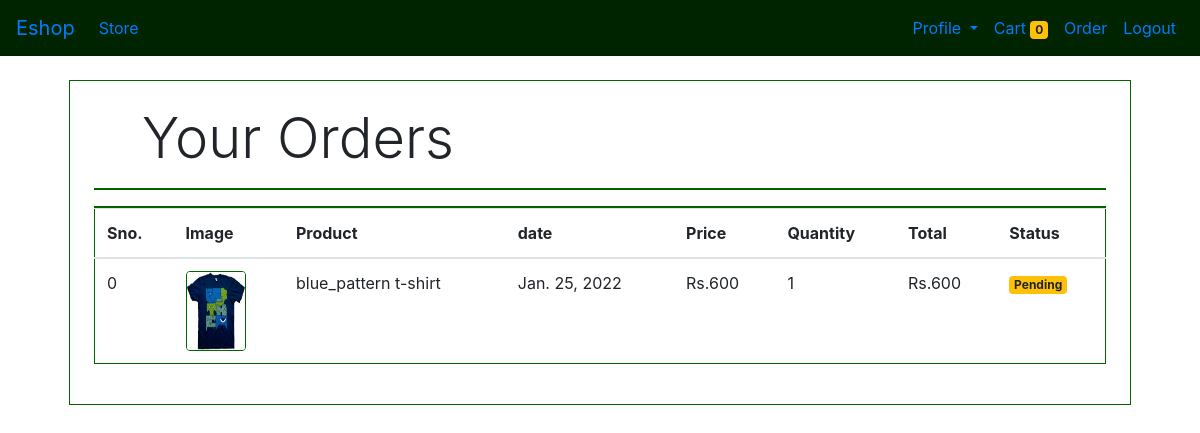
Screenshot of /orders (signed in) with the database file from the repository.
### store/models.py (models this page shows, shortened)
class Order(models.Model):
    product=models.ForeignKey(Product,on_delete=models.CASCADE)
    customer=models.ForeignKey(Customer,on_delete=models.CASCADE)
    quantity=models.IntegerField(default=1)
    price=models.IntegerField()
    address=models.CharField(max_length=200,default='',blank=True)
    phone=models.CharField(max_length=20,default='',blank=True)
    date=models.DateField(default=datetime.datetime.today)
    status=models.BooleanField(default=False)
    @staticmethod
    def get_orders_by_customer(customer_id):
        return Order\
            .objects\
            .filter(customer=customer_id)\
            .order_by('-date')

class Product(models.Model):
    name=models.CharField(max_length=100)
    price=models.IntegerField(default=0)
    category=models.ForeignKey(Category,on_delete=models.CASCADE,default=1)
    description=models.CharField(max_length=300,default='',null=True,blank=True)
    image=models.ImageField(upload_to='products')

### store/middlewares/auth.py (the view)
    def middleware(request):
        returnUrl=request.META['PATH_INFO']
        if not request.session.get('customer'):
            return redirect(f'login?return_url={returnUrl}')
        response=get_response(request)
        return response

### store/templatetags/custom_filter.py (called while the page is built)
@register.filter(name='currency')
def currency(number):
    return "Rs." + str(number)

@register.filter(name='multiply')
def multiply(number,number1):
    return number*number1

### store/views.py (called while the page is built)
    def get(self,request):
        customer=request.session.get('customer')
        orders=Order.get_orders_by_customer(customer)
        print(orders)
        orders=orders.reverse()
        return render(request,'orders.html',{'orders':orders})

### templates/orders.html
{% extends 'base.html' %}
{% block content %}
{% load cart %}
{% load custom_filter %}
<div class="container">
    <div class=" p-4 m-4 " style="border:1px solid darkgreen;">
        <p class="display-4 pl-4 ml-4">Your Orders</p>
        <hr style="border:1px solid darkgreen;">
        <table class="table" style="border:1px solid darkgreen;">
            <thead >
                <tr>
                    <div style="border:1px solid darkgreen;">
                    <th>Sno.</th>
                    <th>Image</th>
                    <th>Product</th>
                    <th>date</th>
                    <th>Price</th>
                    <th>Quantity</th>
                    <th>Total</th>
                    <th>Status</th>
                </div>
                </tr>
            </thead>
            <tbody>
                {% for order in orders %}
                <tr>
                    <td>{{forloop.counter0}}</td>
                    <td><img src="{{order.product.image.url}}" class="rounded" style="height:80px;width:60px;border:1px solid darkgreen;"></td>
                    <td>{{order.product.name}}</td>
                    <td>{{order.date}}</td>
                    <td>{{order.price|currency}}</td>
                    <td>{{order.quantity}}</td>
                    <td>{{order.quantity|multiply:order.price|currency}}</td>
                    {% if order.status %}
                    <td><small class="badge badge-success">Completed</small></td>
                    {% else %}
                    <td><small class="badge badge-warning">Pending</small></td>
                    {% endif %}
                </tr>
               {% endfor %}
            </tbody>
        </table>
           </div>
</div>
{% endblock %}

### rows the page displays
Order: product.image (picture), product.name "blue_pattern t-shirt", date "Jan. 25, 2022", price "Rs.600", quantity "1", quantity|multiply "Rs.600", status "Pending"

### other values shown
{{ request.session.cart.keys|length }} "0"
